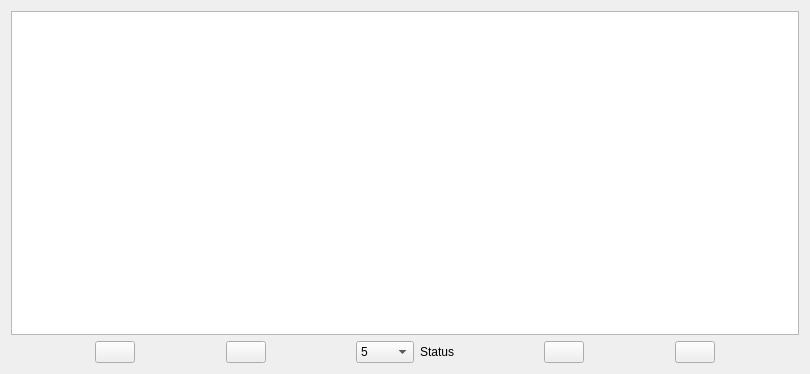
<?xml version="1.0" encoding="UTF-8"?>
<ui version="4.0">
 <class>Form</class>
 <widget class="QWidget" name="Form">
  <property name="geometry">
   <rect>
    <x>0</x>
    <y>0</y>
    <width>810</width>
    <height>374</height>
   </rect>
  </property>
  <property name="windowTitle">
   <string>Form</string>
  </property>
  <layout class="QVBoxLayout" name="verticalLayout">
   <item>
    <widget class="QTableView" name="tableView">
     <property name="alternatingRowColors">
      <bool>true</bool>
     </property>
     <property name="selectionBehavior">
      <enum>QAbstractItemView::SelectRows</enum>
     </property>
     <property name="gridStyle">
      <enum>Qt::DotLine</enum>
     </property>
    </widget>
   </item>
   <item>
    <layout class="QHBoxLayout" name="horizontalLayout">
     <item>
      <spacer name="horizontalSpacer">
       <property name="orientation">
        <enum>Qt::Horizontal</enum>
       </property>
       <property name="sizeHint" stdset="0">
        <size>
         <width>40</width>
         <height>20</height>
        </size>
       </property>
      </spacer>
     </item>
     <item>
      <widget class="QPushButton" name="first">
       <property name="toolTip">
        <string>Show the first run.</string>
       </property>
       <property name="icon">
        <iconset>
         <normaloff>first.png</normaloff>first.png</iconset>
       </property>
       <property name="iconSize">
        <size>
         <width>20</width>
         <height>20</height>
        </size>
       </property>
      </widget>
     </item>
     <item>
      <spacer name="horizontalSpacer_3">
       <property name="orientation">
        <enum>Qt::Horizontal</enum>
       </property>
       <property name="sizeHint" stdset="0">
        <size>
         <width>40</width>
         <height>20</height>
        </size>
       </property>
      </spacer>
     </item>
     <item>
      <widget class="QPushButton" name="back">
       <property name="toolTip">
        <string>Show the previous page of runs.</string>
       </property>
       <property name="icon">
        <iconset>
         <normaloff>back.png</normaloff>back.png</iconset>
       </property>
       <property name="iconSize">
        <size>
         <width>20</width>
         <height>20</height>
        </size>
       </property>
      </widget>
     </item>
     <item>
      <spacer name="horizontalSpacer_5">
       <property name="orientation">
        <enum>Qt::Horizontal</enum>
       </property>
       <property name="sizeHint" stdset="0">
        <size>
         <width>40</width>
         <height>20</height>
        </size>
       </property>
      </spacer>
     </item>
     <item>
      <widget class="QComboBox" name="pageSize">
       <property name="toolTip">
        <string>Number of runs to show per page.</string>
       </property>
       <item>
        <property name="text">
         <string>5</string>
        </property>
       </item>
       <item>
        <property name="text">
         <string>10</string>
        </property>
       </item>
       <item>
        <property name="text">
         <string>25</string>
        </property>
       </item>
       <item>
        <property name="text">
         <string>50</string>
        </property>
       </item>
       <item>
        <property name="text">
         <string>100</string>
        </property>
       </item>
       <item>
        <property name="text">
         <string>250</string>
        </property>
       </item>
       <item>
        <property name="text">
         <string>500</string>
        </property>
       </item>
       <item>
        <property name="text">
         <string>1000</string>
        </property>
       </item>
      </widget>
     </item>
     <item>
      <widget class="QLabel" name="status">
       <property name="toolTip">
        <string>Shows what runs are displayed in the table.</string>
       </property>
       <property name="text">
        <string>Status</string>
       </property>
      </widget>
     </item>
     <item>
      <spacer name="horizontalSpacer_6">
       <property name="orientation">
        <enum>Qt::Horizontal</enum>
       </property>
       <property name="sizeHint" stdset="0">
        <size>
         <width>40</width>
         <height>20</height>
        </size>
       </property>
      </spacer>
     </item>
     <item>
      <widget class="QPushButton" name="next">
       <property name="toolTip">
        <string>Show the next page of runs.</string>
       </property>
       <property name="icon">
        <iconset>
         <normaloff>next.png</normaloff>next.png</iconset>
       </property>
       <property name="iconSize">
        <size>
         <width>20</width>
         <height>20</height>
        </size>
       </property>
      </widget>
     </item>
     <item>
      <spacer name="horizontalSpacer_4">
       <property name="orientation">
        <enum>Qt::Horizontal</enum>
       </property>
       <property name="sizeHint" stdset="0">
        <size>
         <width>40</width>
         <height>20</height>
        </size>
       </property>
      </spacer>
     </item>
     <item>
      <widget class="QPushButton" name="last">
       <property name="toolTip">
        <string>Show the last run.</string>
       </property>
       <property name="icon">
        <iconset>
         <normaloff>last.png</normaloff>last.png</iconset>
       </property>
       <property name="iconSize">
        <size>
         <width>20</width>
         <height>20</height>
        </size>
       </property>
      </widget>
     </item>
     <item>
      <spacer name="horizontalSpacer_2">
       <property name="orientation">
        <enum>Qt::Horizontal</enum>
       </property>
       <property name="sizeHint" stdset="0">
        <size>
         <width>40</width>
         <height>20</height>
        </size>
       </property>
      </spacer>
     </item>
    </layout>
   </item>
  </layout>
 </widget>
 <resources/>
 <connections/>
</ui>
